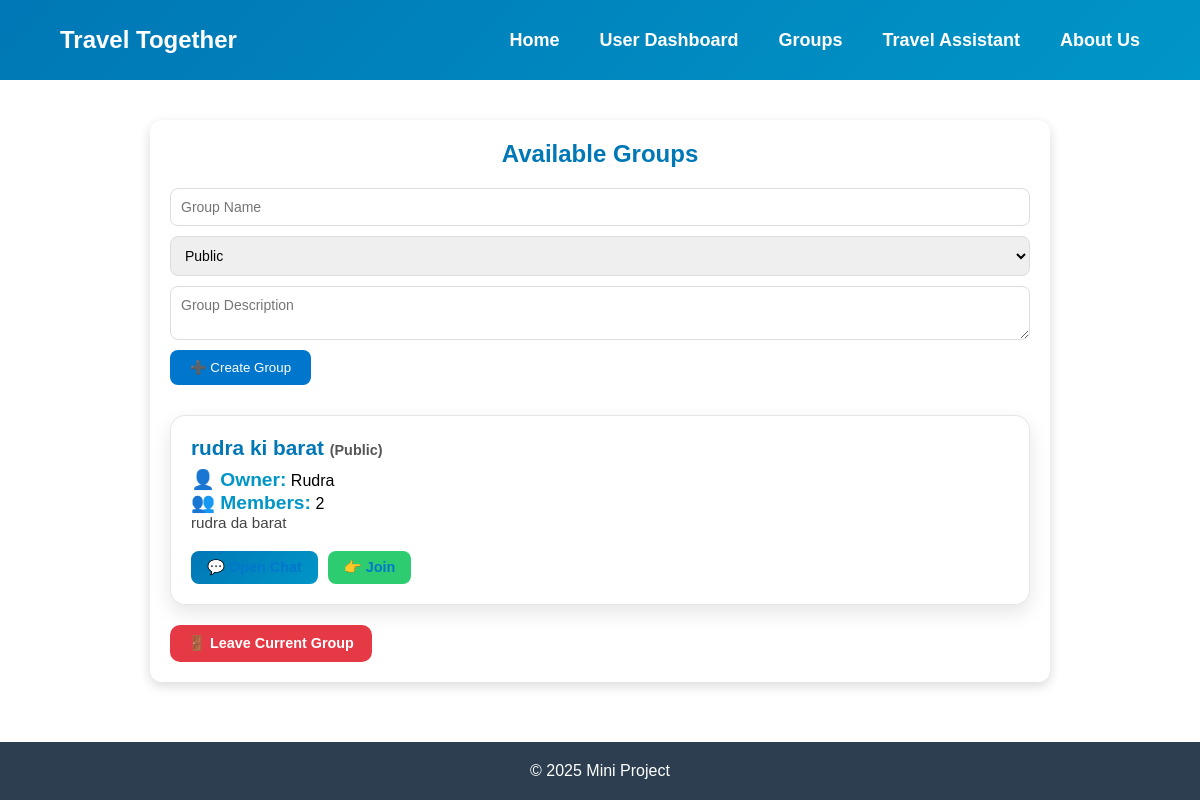
The page /groups (signed in) on the database its author committed.
### tables this page shows
CREATE TABLE Groups (
        group_id TEXT PRIMARY KEY,
        group_name TEXT NOT NULL,
        group_description TEXT,
        group_type TEXT NOT NULL CHECK(group_type IN ('Public', 'Private')),
        owner_id TEXT NOT NULL,
        member_count INTEGER DEFAULT 1,
        member_list TEXT,
        created_at TEXT DEFAULT CURRENT_TIMESTAMP,
        FOREIGN KEY (owner_id) REFERENCES Users (userid) ON DELETE CASCADE
    );

CREATE TABLE Users (
        userid TEXT PRIMARY KEY,
        username TEXT UNIQUE NOT NULL,
        password TEXT NOT NULL,
        email TEXT UNIQUE NOT NULL,
        phone_no TEXT UNIQUE,
        gender TEXT CHECK(gender IN ('Male', 'Female', 'Other')),
        marital_status TEXT CHECK(marital_status IN ('Single', 'Married', 'Divorced', 'Widowed')),
        profile_picture TEXT,
        bio TEXT,
        current_group_id TEXT,
        created_at TEXT DEFAULT CURRENT_TIMESTAMP,
        FOREIGN KEY (current_group_id) REFERENCES Groups (group_id) ON DELETE SET NULL
    );

### app.py (the view, shortened to what this page needs)
@app.route('/groups', methods=["GET", "POST"])
def groups():
    username = session.get("username")
    if not username:
        flash("⚠️ You must be logged in to manage groups.")
        return redirect("/auth")
    conn = database.get_db_connection()
    cursor = conn.cursor()
    cursor.execute("SELECT * FROM Users WHERE username=?", (username,))
    user = cursor.fetchone()
    conn.close()
    conn = database.get_db_connection()
    cursor = conn.cursor()
    cursor.execute("""
        SELECT g.group_id, g.group_name, g.group_type, g.group_description,
               u.username as owner_name, g.member_count
        FROM Groups g
        JOIN Users u ON g.owner_id = u.userid
    """)
    groups = cursor.fetchall()
    conn.close()
    return render_template('groups.html', groups=groups, user=user)

### database.py (called while the page is built)
def get_db_connection():
    conn = sqlite3.connect('travel_together.db')
    conn.row_factory = sqlite3.Row
    conn.execute("PRAGMA foreign_keys = ON;")
    return conn

### templates/groups.html (shortened to what this page needs)
<!DOCTYPE html>
<html lang="en">
<head>
    <link rel="stylesheet" href="/static/style.css">
</head>
<body>
    <header class="navbar">
        <div class="logo">Travel Together</div>
        <nav class="nav-links" id="nav-links">
            <a href="/home">Home</a>
            <a href="/user">User Dashboard</a>
            <a href="/groups">Groups</a>
            <a href="/travel">Travel Assistant</a>
            <a href="/about">About Us</a>
        </nav>
    </header>
    <main>
        <div class="groups-container">
            <h2>Available Groups</h2>
            <form method="POST" action="/groups" class="group-form">
                <input type="text" name="group_name" placeholder="Group Name" required>
                <select name="group_type" required>
                    <option value="Public">Public</option>
                </select>
                <textarea name="group_description" placeholder="Group Description"></textarea>
                <button type="submit">➕ Create Group</button>
            </form>
            {% if groups %}
                <ul class="group-list">
    {% for group in groups %}
        <li class="group-item">
            <h3>{{ group['group_name'] }} <span class="type">({{ group['group_type'] }})</span></h3>
            <p><strong>👤 Owner:</strong> {{ group['owner_name'] }}</p>
            <p><strong>👥 Members:</strong> {{ group['member_count'] }}</p>
            <p class="desc">{{ group['group_description'] or "No description" }}</p>
            <div class="group-actions">
                <a href="/groups/chat/{{ group['group_id'] }}" class="btn chat-btn">
                    💬 Open Chat
                </a>
                {% if not group['is_member'] %}
                    <a href="/groups/join/{{ group['group_id'] }}" class="btn join-btn">👉 Join</a>
                {% endif %}
            </div>
        </li>
    {% endfor %}
</ul>
<a href="/groups/leave" class="btn leave-btn">🚪 Leave Current Group</a>
            {% else %}
                <p>No groups available yet.</p>
            {% endif %}
        </div>
    </main>
    <footer>
        <p>© 2025 Mini Project</p>
    </footer>
</body>
</html>

### static/style.css (style rules this page uses)
* { margin: 0; padding: 0; box-sizing: border-box; font-family: Arial, Helvetica, sans-serif; }
body { display: flex; flex-direction: column; min-height: 100vh; }
main { flex-grow: 1; position: relative; }
.navbar { display: flex; justify-content: space-between; align-items: center; width: 100%; padding: 0 5%; height: 80px; background: linear-gradient(135deg, #0077b6, #0096c7); color: white; position: relative; }
.logo { font-size: 24px; font-weight: bold; }
.nav-links { display: flex; gap: 40px; }
.nav-links a { color: white; text-decoration: none; font-size: 18px; font-weight: 600; padding: 5px 0; transition: text-shadow 0.3s, color 0.3s; }
footer { background-color: #2c3e50; color: white; text-align: center; padding: 20px; }
.groups-container { width: 80%; max-width: 900px; margin: 40px auto; padding: 20px; background: #fff; border-radius: 12px; box-shadow: 0px 4px 12px rgba(0,0,0,0.15); }
.groups-container h2 { margin-bottom: 20px; color: #0077b6; text-align: center; }
.group-form { display: flex; flex-direction: column; gap: 10px; margin-bottom: 30px; }
.group-form input, .group-form select, .group-form textarea { padding: 10px; border: 1px solid #ddd; border-radius: 8px; font-size: 14px; width: 100%; }
.group-form button { align-self: flex-start; padding: 10px 20px; background: #0077cc; color: white; border: none; border-radius: 8px; cursor: pointer; transition: background 0.3s; }
.group-list { list-style: none; padding: 0; display: grid; gap: 20px; }
.group-item { background: #f9f9f9; padding: 15px 20px; border-radius: 10px; border: 1px solid #e1e1e1; transition: transform 0.2s, box-shadow 0.2s; }
.group-item strong { font-size: 1.2rem; color: #0096c7; }
.group-item a { display: inline-block; margin-top: 8px; color: #0077cc; text-decoration: none; font-weight: bold; }
.leave-btn { display: inline-block; margin-top: 15px; padding: 8px 15px; background: #e63946; color: white; border-radius: 8px; text-decoration: none; font-weight: bold; transition: background 0.3s; }
.chat-btn { display: inline-block; margin-top: 10px; padding: 8px 15px; background: #0077cc; color: white; border-radius: 8px; text-decoration: none; font-weight: bold; transition: background 0.3s; }
.chat-btn { display: inline-flex; align-items: center; gap: 6px; padding: 8px 14px; background: white; color: white; border-radius: 8px; text-decoration: none; font-weight: 600; font-size: 0.9rem; transition: background 0.3s, transform 0.2s; }
.group-item { background: rgba(255, 255, 255, 0.9); backdrop-filter: blur(10px); padding: 20px; border-radius: 15px; border: 1px solid rgba(0,0,0,0.1); box-shadow: 0 8px 20px rgba(0,0,0,0.1); transition: transform 0.3s ease, box-shadow 0.3s ease; }
.group-item h3 { font-size: 1.3rem; margin-bottom: 8px; color: #0077b6; }
.group-item .type { font-size: 0.9rem; color: #555; }
.group-item .desc { font-size: 0.95rem; color: #444; margin-bottom: 12px; }
.group-actions { display: flex; flex-wrap: wrap; gap: 10px; margin-top: 10px; }
.btn { display: inline-flex; align-items: center; gap: 6px; padding: 8px 16px; border-radius: 8px; font-weight: 600; font-size: 0.9rem; text-decoration: none; transition: all 0.3s ease; }
.chat-btn { background: linear-gradient(135deg, #0077b6, #0096c7); color: white; }
.join-btn { background: #2ecc71; color: white; }
.leave-btn { display: inline-block; margin-top: 20px; padding: 10px 18px; background: #e63946; color: white; border-radius: 10px; font-weight: bold; text-decoration: none; transition: background 0.3s; }

### rows shown on the page
Groups: group_name "rudra ki barat", group_type "Public", owner_name "Rudra", member_count "2", group_description "rudra da barat"
